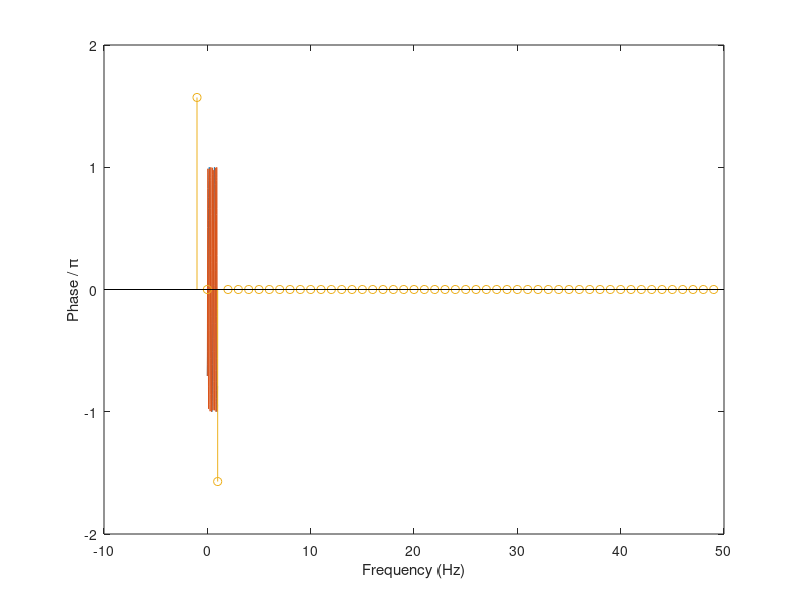

Source code (MATLAB):
fs = 100;
t = 0:1/fs:1-1/fs;
x = sin(2*pi*1*t); %+ cos(2*pi*6*t-pi);
xx =  sin(2*pi*2*t-pi/4);
xxx = sin(2*pi*7*t-pi/4);

%plot(t,x); hold on;
plot(t,xx);hold on;
plot(t,xxx);
shg;


y = fft(x);
z = fftshift(y);

ly = length(y);
f = (-ly/2:ly/2-1)/ly*fs;


tol = 1e-6;
z(abs(z) < tol) = 0;
theta = angle(z);

disp(length(f));

stem(f(length(f)/2:length(f)),theta(length(f)/2:length(f)))
xlabel 'Frequency (Hz)'
ylabel 'Phase / \pi'



%Obteniendo el maximo valor de frecuencia y su fase:

[phase,index] = max(theta);
frequency = f(index);

timeshift = ((phase/pi)*180)/(360*frequency);
disp("timeshift (s)");
disp(timeshift)


